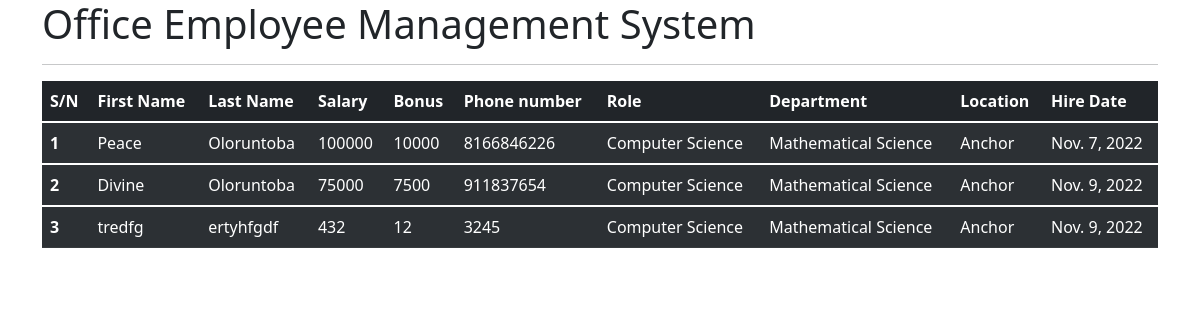
The app's page /all_emp with its own data.
### OEMS/models.py (models this page shows, shortened)
class Employee(models.Model):
   first_name = models.CharField(max_length=100, null=False)
   last_name = models.CharField(max_length=100)
   dept = models.ForeignKey(Department, on_delete=models.CASCADE)
   salary = models.IntegerField(default=0)
   bonus = models.IntegerField(default=0)
   role = models.ForeignKey(Role, on_delete=models.CASCADE)
   phone = models.IntegerField(default=0)
   hire_date = models.DateField()
   def __str__(self):
      return "%s %s %s" %(self.first_name, self.last_name, self.phone )

class Role(models.Model):
   name = models.CharField(max_length=100, null=False)

class Department(models.Model):
   name = models.CharField(max_length=100, null=False)
   location = models.CharField(max_length=100)

### OEMS/views.py (the view)
# urls.py: path('all_emp', views.all_emp, name = 'all_emp'),
def all_emp(request):
    emps = Employee.objects.all()
    context = {
        'emps':emps
    }
    print(context)
    return render(request, 'view_all_emp.html', context)

### OEMS/templates/view_all_emp.html (shortened to what this page needs)
<!doctype html>
<html lang="en">
  <head>
  <link href="https://cdn.jsdelivr.net/npm/bootstrap@5.1.3/dist/css/bootstrap.min.css" rel="stylesheet">
  </head>
  <body>
      <div class="container">
        <h1>Office Employee Management System</h1>
        <hr>
        <table class="table table-dark table-striped">
  <thead>
    <tr>
      <th scope="col">S/N</th>
      <th scope="col">First Name</th>
      <th scope="col">Last Name</th>
      <th scope="col">Salary</th>
      <th scope="col">Bonus</th>
      <th scope="col">Phone number</th>
      <th scope="col">Role</th>
      <th scope="col">Department</th>
      <th scope="col">Location</th>
      <th scope="col">Hire Date</th>
    </tr>
  </thead>
  {% for emp in emps %}
  <tbody>
    <tr>
      <th scope="row">{{forloop.counter}}</th>
      <td>{{emp.first_name}}</td>
      <td>{{emp.last_name}}</td>
      <td>{{emp.salary}}</td>
      <td>{{emp.bonus}}</td>
      <td>{{emp.phone}}</td>
      <td>{{emp.role.name}}</td>
      <td>{{emp.dept.name}}</td>
      <td>{{emp.dept.location}}</td>
      <td>{{emp.hire_date}}</td>
    </tr>
  </tbody>
  {% endfor %}
</table>
      </div>
  </body>
</html>

### records on screen
Employee: first_name "Peace", last_name "Oloruntoba", salary "100000", bonus "10000", phone "8166846226", role.name "Computer Science", dept.name "Mathematical Science", dept.location "Anchor", hire_date "Nov. 7, 2022"
Employee: first_name "Divine", last_name "Oloruntoba", salary "75000", bonus "7500", phone "911837654", role.name "Computer Science", dept.name "Mathematical Science", dept.location "Anchor", hire_date "Nov. 9, 2022"
Employee: first_name "tredfg", last_name "ertyhfgdf", salary "432", bonus "12", phone "3245", role.name "Computer Science", dept.name "Mathematical Science", dept.location "Anchor", hire_date "Nov. 9, 2022"
